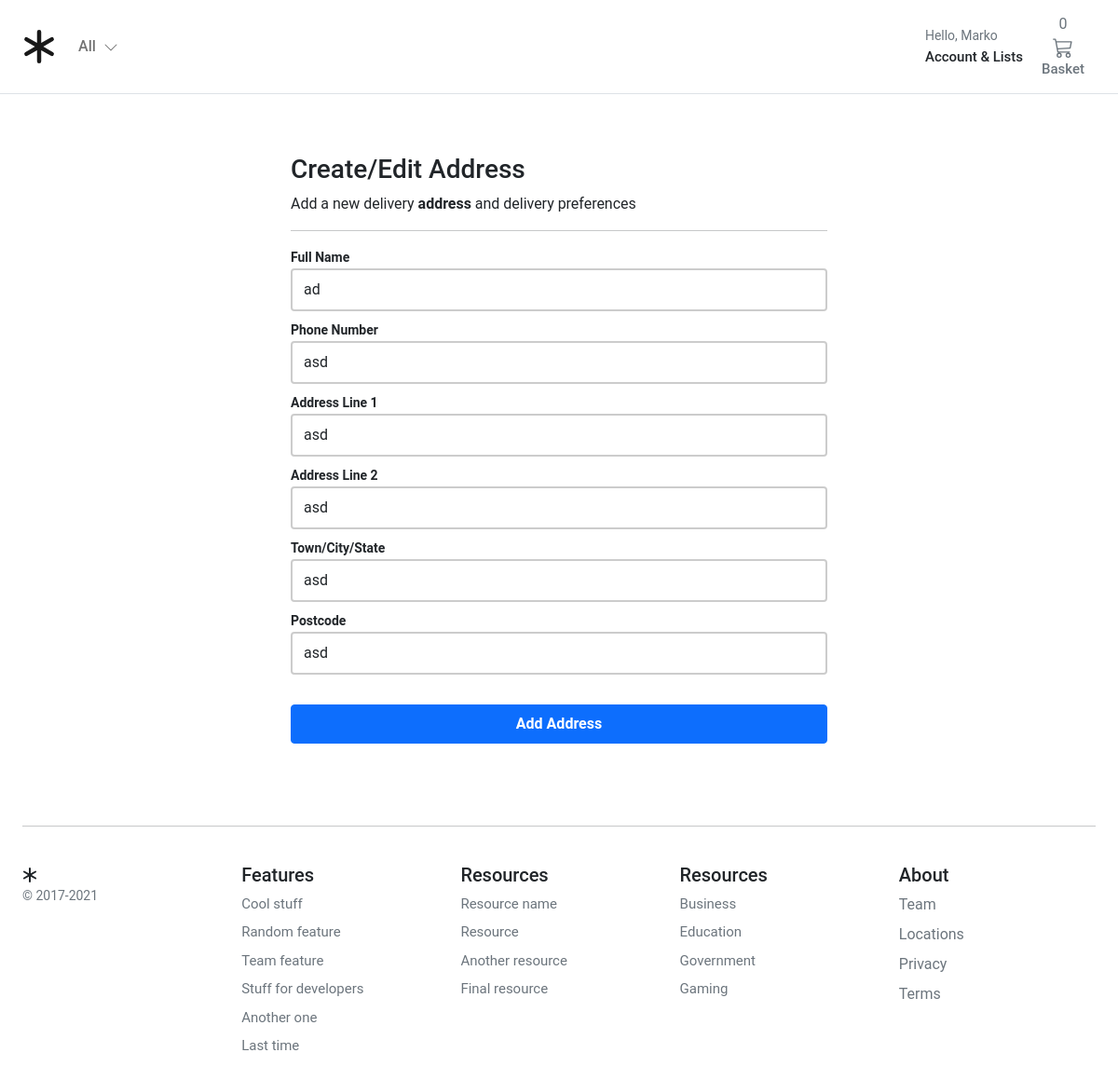
/account/addresses/edit/2362a1ffbf6f4f8680de98968ecb4301/ (signed in), run on the app's committed database.
### account/models.py (models this page shows, shortened)
class Customer(AbstractBaseUser, PermissionsMixin):
    email = models.EmailField(_("email address"), unique=True)
    name = models.CharField(max_length=150)
    mobile = models.CharField(max_length=20, blank=True)
    is_active = models.BooleanField(default=False)
    is_staff = models.BooleanField(default=False)
    created = models.DateTimeField(auto_now_add=True)
    updated = models.DateTimeField(auto_now=True)
    objects = CustomAccountManager()
    USERNAME_FIELD = "email"
    REQUIRED_FIELDS = ["name"]
    class Meta:
        verbose_name = "Accounts"
        verbose_name_plural = "Accounts"

class Address(models.Model):
    id = models.UUIDField(primary_key=True, default=uuid.uuid4, editable=False)
    customer = models.ForeignKey(Customer, verbose_name=_("Customer"), on_delete=models.CASCADE)
    full_name = models.CharField(_("Full Name"), max_length=150)
    phone = models.CharField(_("Phone Number"), max_length=50)
    postcode = models.CharField(_("Postcode"), max_length=50)
    address_line = models.CharField(_("Address Line 1"), max_length=255)
    address_line2 = models.CharField(_("Address Line 2"), max_length=255)
    town_city = models.CharField(_("Town/City/State"), max_length=150)
    delivery_instructions = models.CharField(_("Delivery Instructions"), max_length=255)
    created_at = models.DateTimeField(_("Created at"), auto_now_add=True)
    updated_at = models.DateTimeField(_("Updated at"), auto_now=True)
    default = models.BooleanField(_("Default"), default=False)
    class Meta:
        verbose_name = "Address"
        verbose_name_plural = "Addresses"

### account/views.py (the view)
# urls.py: path("addresses/edit/<slug:id>/", views.edit_address, name="edit_address"),
@login_required
def edit_address(request, id):
    if request.method == "POST":
        address = Address.objects.get(pk=id, customer=request.user)
        address_form = UserAddressForm(instance=address, data=request.POST)
        if address_form.is_valid():
            address_form.save()
            return HttpResponseRedirect(reverse("account:addresses"))
    else:
        address = Address.objects.get(pk=id, customer=request.user)
        address_form = UserAddressForm(instance=address)
    return render(request, "account/dashboard/edit_addresses.html", {"form": address_form})

### account/forms.py
class UserAddressForm(forms.ModelForm):
    class Meta:
        model = Address
        fields = ["full_name", "phone", "address_line", "address_line2", "town_city", "postcode"]
    def __init__(self, *args, **kwargs):
        super().__init__(*args, **kwargs)
        self.fields["full_name"].widget.attrs.update(
            {"class": "form-control mb-2 account-form", "placeholder": "Full Name"}
        )
        self.fields["phone"].widget.attrs.update({"class": "form-control mb-2 account-form", "placeholder": "Phone"})
        self.fields["address_line"].widget.attrs.update(
            {"class": "form-control mb-2 account-form", "placeholder": "Full Name"}
        )
        self.fields["address_line2"].widget.attrs.update(
            {"class": "form-control mb-2 account-form", "placeholder": "Full Name"}
        )
        self.fields["town_city"].widget.attrs.update(
            {"class": "form-control mb-2 account-form", "placeholder": "Full Name"}
        )
        self.fields["postcode"].widget.attrs.update(
            {"class": "form-control mb-2 account-form", "placeholder": "Full Name"}
        )

### basket/basket.py (called while the page is built)
    def __len__(self):
        return sum(item["qty"] for item in self.basket.values())

### basket/context_processors.py (called while the page is built)
def basket(request):
    return {'basket': Basket(request)}

### store/context_processors.py (called while the page is built)
def categories(request):
    return {"categories": Category.objects.filter(level=0)}

### store/models.py (called while the page is built)
    def get_absolute_url(self):
        return reverse("store:category_list", args=[self.slug])

### templates/account/dashboard/edit_addresses.html (shortened to what this page needs)
{% extends "../sub_base.html" %} {% block title %}Edit Addresses{% endblock %}
{% block sub_content %}
<div class="col-6 mx-auto">
  <h1 class="h3">Create/Edit Address</h1>
  <div>Add a new delivery <b>address</b> and delivery preferences</div>
  <hr />
  <form
    name="address_form"
    class="account-form"
    method="post"
    enctype="multipart/form-data"
  >
    <label class="small fw-bold">{{ form.full_name.label}}</label>
    {{ form.full_name }}
    <label class="small fw-bold">{{ form.phone.label}}</label>
    {{ form.phone }}
    <label class="small fw-bold">{{ form.address_line.label}}</label>
    {{ form.address_line }}
    <label class="small fw-bold">{{ form.address_line2.label}}</label>
    {{ form.address_line2 }}
    <label class="small fw-bold">{{ form.town_city.label}}</label>
    {{ form.town_city }}
    <label class="small fw-bold">{{ form.postcode.label}}</label>
    {{ form.postcode }}
    <button
      class="btn btn-primary btn-block py-2 mb-4 mt-4 fw-bold w-100"
      type="button"
      value="Submit"
      onclick="submitForm()"
    >
      Add Address
    </button>
  </form>
</div>
{% endblock %}

### templates/base.html (shortened to what this page needs)
{% load static %}
<!DOCTYPE html>
<html>
<head>
  <link href="https://cdn.jsdelivr.net/npm/bootstrap@5.0.0-beta1/dist/css/bootstrap.min.css" rel="stylesheet"
>
  <link rel="stylesheet" href="{% static 'core/css/base.css' %}">
  <link rel="stylesheet" href="{% block stylesheet %}{% endblock %}">
</head>
<body>
  <header class="pb-3">
    <nav class="navbar navbar-expand-md navbar-light bg-white border-bottom">
      <div class="container-fluid px-md-4">
        <div class="d-flex w-100 navbar-collapse">
          <a class="navbar-brand d-flex-inline" href="/">
          </a>
          <ul class="navbar-nav me-auto mb-2 mb-md-0">
            <li class="nav-item dropdown">
              <a class="nav-link dropdown-toggle d-none d-md-block fw500" href="#" id="navbarDropdown" role="button"
                data-bs-toggle="dropdown" aria-expanded="false">
                All
                <i class="ps-1"><svg xmlns="http://www.w3.org/2000/svg" width="16" height="16" fill="currentColor"
                    class="bi bi-chevron-down" viewBox="0 0 16 16">
                    <path fill-rule="evenodd"
                      d="M1.646 4.646a.5.5 0 0 1 .708 0L8 10.293l5.646-5.647a.5.5 0 0 1 .708.708l-6 6a.5.5 0 0 1-.708 0l-6-6a.5.5 0 0 1 0-.708z" />
                  </svg></i>
              </a>
            </li>
          </ul>
          <div>
            <div class="collapse navbar-collapse" id="navbarSupportedContent2">
              <ul class="navbar-nav me-auto mb-2 mb-lg-0">
                <li class="nav-item dropdown">
                  <a class="nav-link dropdown-toggle text-reset" href="#" id="navbarDropdown" role="button"
                    data-bs-toggle="dropdown" aria-expanded="false">
                    <div class="small text-muted">Hello,
                      {% if user.is_authenticated %}
                        {{ request.user.name }}
                      {% else %}
                      Login
                      {% endif %}
                    </div>
                    <span class="fs15 fw500">Account &amp; Lists
                    </span>
                  </a>
                </li>
              </ul>
            </div>
          </div>
          <a type="button" role="button" href="{% url "basket:basket_summary" %}"
            class="btn btn-outline-secondary border-0 basket-btn">
            {% with total_qty=basket|length %}
            <div id="basket-qty" class="basket-qty">
              {% if total_qty > 0 %}
              {{ total_qty }}
              {% else %}
              0
              {% endif %}
            </div>
            {% endwith %}
            <div>
            </div>
            <span class="fs15 fw500">Basket</span>
          </a>
        </div>
      </div>
    </nav>
  </header>
  <main class="pt-5">
    <div id="content">{% block content %} {% endblock %}</div>
  </main>
  <footer class="container py-5 footer">
    <hr>
    <div class="row pt-4">
      <div class="col-12 col-md">
        <small class="d-block mb-3 text-muted">&copy; 2017-2021</small>
      </div>
      <div class="col-6 col-md fs15">
        <h5>Features</h5>
        <ul class="list-unstyled">
          <li><a class="link-secondary text-decoration-none" href="#">Cool stuff</a></li>
          <li><a class="link-secondary text-decoration-none" href="#">Random feature</a></li>
          <li><a class="link-secondary text-decoration-none" href="#">Team feature</a></li>
          <li><a class="link-secondary text-decoration-none" href="#">Stuff for developers</a></li>
          <li><a class="link-secondary text-decoration-none" href="#">Another one</a></li>
          <li><a class="link-secondary text-decoration-none" href="#">Last time</a></li>
        </ul>
      </div>
      <div class="col-6 col-md fs15">
        <h5>Resources</h5>
        <ul class="list-unstyled">
          <li><a class="link-secondary text-decoration-none" href="#">Resource name</a></li>
          <li><a class="link-secondary text-decoration-none" href="#">Resource</a></li>
          <li><a class="link-secondary text-decoration-none" href="#">Another resource</a></li>
          <li><a class="link-secondary text-decoration-none" href="#">Final resource</a></li>
        </ul>
      </div>
      <div class="col-6 col-md fs15">
        <h5>Resources</h5>
        <ul class="list-unstyled">
          <li><a class="link-secondary text-decoration-none" href="#">Business</a></li>
          <li><a class="link-secondary text-decoration-none" href="#">Education</a></li>
          <li><a class="link-secondary text-decoration-none" href="#">Government</a></li>
          <li><a class="link-secondary text-decoration-none" href="#">Gaming</a></li>
        </ul>
      </div>
      <div class="col-6 col-md">
        <h5>About</h5>
        <ul class="list-unstyled">
          <li><a class="link-secondary text-decoration-none" href="#">Team</a></li>
          <li><a class="link-secondary text-decoration-none" href="#">Locations</a></li>
          <li><a class="link-secondary text-decoration-none" href="#">Privacy</a></li>
          <li><a class="link-secondary text-decoration-none" href="#">Terms</a></li>
        </ul>
      </div>
    </div>
  </footer>
</body>
</html>

### core/css/base.css (style rules this page uses)
@media (min-width: 1000px) { .container { max-width: 1000px; } }
@media (max-width: 1200px) { .container { max-width: 100%; padding:0 24px; } }
.dropdown-toggle::after { display: none; }
html, body, p, div { letter-spacing: -0.02px; font-family: 'Roboto', sans-serif; }
.fs15 { font-size: 0.9375rem; }
.fw500 { font-weight: 500; }
.footer > div > div > ul > li { padding-bottom:8px; }

### static/account/css/account.css (style rules this page uses)
.account-form input { border: 2px solid #ccc; height: calc(2em + .75rem + 2px); }

### data on the page
Customer: user.name "Marko"
Address: full_name "ad", phone "asd", address_line "asd", address_line2 "asd", town_city "asd", postcode "asd"
